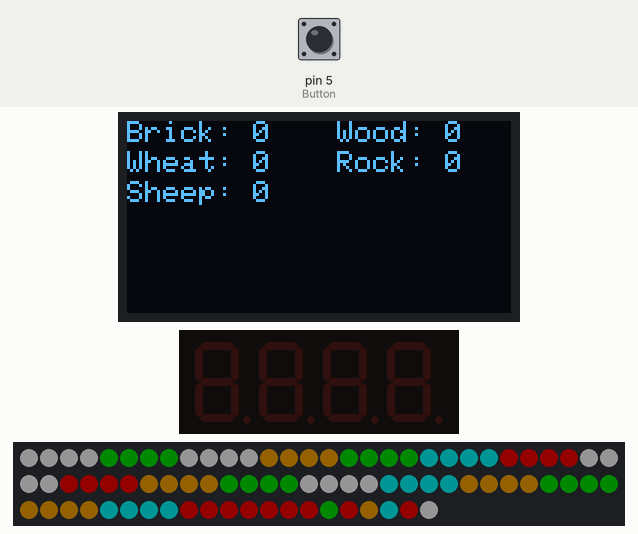
The sketch below on a simulated Arduino Uno, built with avr-gcc and run on an emulated ATmega328P. Shown: 128×64 one-colour display, 4-digit seven-segment display, 81 RGB LEDs in strip order, left to right, continuing on the next row. The inputs (shaded band) are chosen by the test bench; at power-on: pin 5 (Button) LOW. Dim RGB values are drawn brighter than linear; random numbers use the default seed unless the sketch sets one.

Above: at 2.1 s.
2.2 s: pin 5 (Button) pulled HIGH for 0.15 s
At 3.8 s:
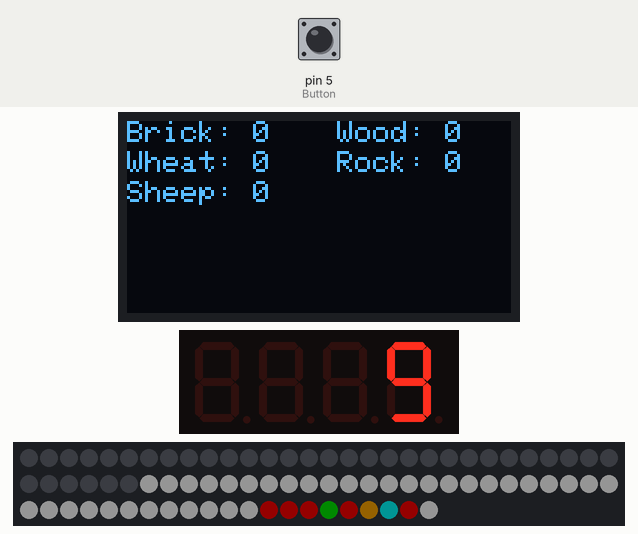
At 4.9 s:
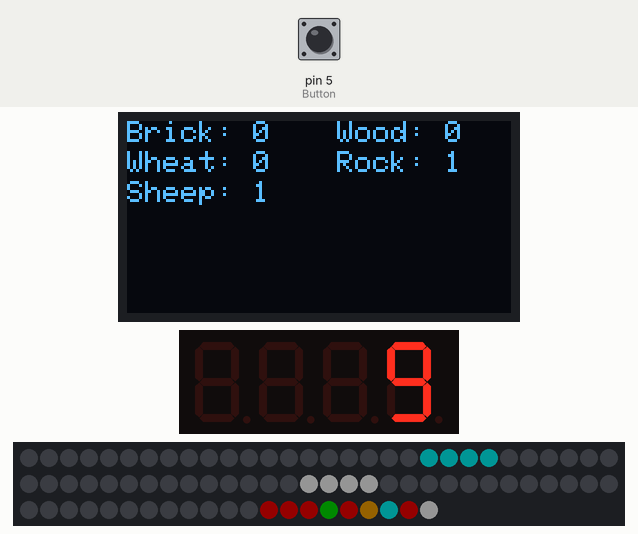
8.9 s: pin 5 (Button) pulled HIGH for 3.2 s
At 18.4 s:
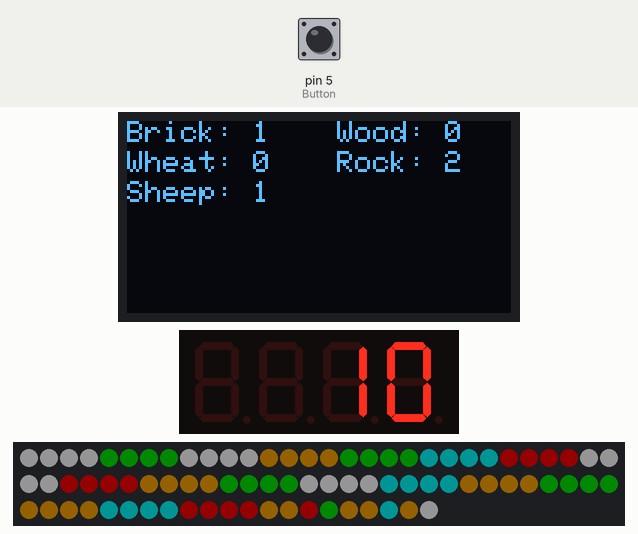
Timing chart, 0 to 19.6 s (numbered marks = the images above; inputs shaded):
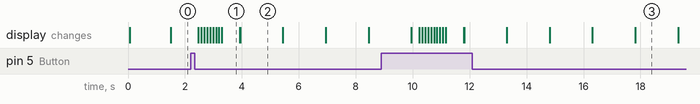

Measured:
- what the display in image 1 shows lasts 0.6 s, from 3.3 s to 3.9 s

The sketch:

Catan_final.ino
```cpp
#include <FastLED.h>
#include <TM1637.h>
#include <MsTimer2.h>
#include <SPI.h>
#include <Wire.h>
#include <Adafruit_GFX.h>
#include <Adafruit_SSD1306.h>

#define NUM_LEDS  81
#define spotSize  4
#define LED_PIN   4
#define Button  5
int brightness = 20;
const int range = 18;
boolean clicked = false;
int tracker = 0;
unsigned long now = millis();
int CLK = 2;
int DIO = 3;
TM1637 tm(CLK,DIO);
Adafruit_SSD1306 display(-1);
int brick = 0;
int wheat = 0;
int wood = 0;
int rock = 0;
int sheep = 0;


// Brick::Red, Boulder::Cyan, Logs::Green, Hay::Orange, Sheep::white, Desert::Black
uint32_t resource[range] = {CRGB::Red,CRGB::Red,CRGB::Red,CRGB::Cyan,CRGB::Cyan,CRGB::Cyan,
CRGB::Green,CRGB::Green,CRGB::Green,CRGB::Green,CRGB::Orange,CRGB::Orange,CRGB::Orange,CRGB::Orange,
CRGB::White,CRGB::White,CRGB::White,CRGB::White};
CRGB all[5] = {CRGB::Red,CRGB::Green,CRGB::Orange,CRGB::Cyan,CRGB::White};
//int temp[range] = {5,2,6,3,8,10,9,12,11,4,8,10,9,4,5,6,3,11};
int values[range] = {11,3,6,5,4,9,10,8,4,11,12,9,10,8,3,6,2,5};
int spotValues[range];
CRGB leds[NUM_LEDS];
CRGB currentColors[range];

void setSpot (int spot, CRGB color, boolean save){
    int currentLED = (spot - 1)*spotSize;
    int lastLED = currentLED + spotSize;
    for (currentLED; currentLED < lastLED; currentLED++) {
      leds[currentLED] = color;
    }
    if (save){
      currentColors[spot-1] = color;
    }
}

boolean arrayIncludeElement(int randArray[], int input, int range) {
  for (int i = 0; i < range; i++) {
    if (randArray[i] == input) {
      return true;
    }
  }
  return false;
}

void rollDice() {
  // Roll dice
  // randomSeed(analogRead(0));
  int roll = random(1,7) + random(1,7);
  tm.init(); // clear
  if (roll < 10){
    tm.display(3,roll);
  } else{
    tm.display(2,1);
    tm.display(3,roll-10);
  }
  // show dice value
  for (int i = 0; i < range; i++) {
    setSpot(i+1, CRGB::Black, false);
  }
  FastLED.show();
  for (int i = range-1; i >= (range-roll); i--) {
    setSpot(i+1, CRGB::White, false);
    FastLED.show();
    delay(100);
  }
  delay(500);
  // show only spots with that roll
  int locations[range];
  int count = 0;
  if (roll == 7){
    for (int a = 0; a < 3; a++) {
      for (int i = 0; i < range; i++) {
        setSpot(i+1, CRGB::Red, false);
      }
      FastLED.show();
      delay(500);
      if (a < 2){
        for (int i = 0; i < range; i++) {
          setSpot(i+1, CRGB::Black, false);
        }
        FastLED.show();
        delay(500);
      }
    }
  } else{
    for (int i = 0; i < range; i++) {
      if (values[i] == roll){
        setSpot(i+1, currentColors[i], false);
        if (currentColors[i] == all[0]){
          brick++;
        }
        if (currentColors[i] == all[1]){
          wood++;
        }
        if (currentColors[i] == all[2]){
          wheat++;
        }
        if (currentColors[i] == all[3]){
          rock++;
        }
        if (currentColors[i] == all[4]){
          sheep++;
        }
      }
      else{
        setSpot(i+1, CRGB::Black, false);
      }
    }
    updateDisplay(brick, wheat, wood, rock, sheep);
    FastLED.show();
    //delay(5000);
    for (int i = 0; i < 4; i++){
      leds[72] = all[i];
      leds[73] = all[i];
      leds[76] = all[i];
      leds[79] = all[i];
      FastLED.show();
      delay(1500);
    }
  }
  // updateDisplay(brick, wheat, wood, rock, sheep);
  // reset board
  for (int i = 0; i < range; i++) {
    setSpot(i+1, currentColors[i], true);
  }
  FastLED.show();
}

void updateDisplay(int brick, int wheat, int wood, int rock, int sheep){
  display.clearDisplay();
  display.setCursor(0, 0);
  display.println("Brick: " + String(brick));
  display.setCursor(0, 10);
  display.println("Wheat: " + String(wheat));
  display.setCursor(0, 20);
  display.println("Sheep: " + String(sheep));
  display.setCursor(70, 0);
  display.println("Wood: " + String(wood));
  display.setCursor(70, 10);
  display.println("Rock: " + String(rock));
  display.display();
}


void setup() {
   // set up display
  display.begin(SSD1306_SWITCHCAPVCC, 0x3C);
  display.clearDisplay();
  display.setTextSize(1);
  display.setTextColor(WHITE);
  display.setCursor(0, 0);
  updateDisplay(brick, wheat, wood, rock, sheep);
  // put your setup code here, to run once:
  tm.init();
  // set brightness; 0-7
  tm.set(1);
  pinMode(Button, INPUT);
  FastLED.addLeds<WS2812B, LED_PIN, GRB>(leds, NUM_LEDS);
  FastLED.setBrightness(brightness);
  leds[74] = CRGB::Red;
  leds[75] = CRGB::Green;
  leds[77] = CRGB::Orange;
  leds[78] = CRGB::Cyan;
  leds[80] = CRGB::White;

  // set up random board
  randomSeed(analogRead(0));
  int first = random(range);
  int randArray[range] = {first};
  int num = 1;
  while(num < range){
    int input = random(range);
    if (!arrayIncludeElement(randArray, input, num)){
      randArray[num] = input;

      num++;
    }
  }
  for (int i = 0; i < range; i++) {
    setSpot(i + 1, resource[randArray[i]], true);
  }
}

void loop() {
  if (tracker >= 5){
     tracker = 0;
  }
  if(millis() >= (now + 1500)){
    leds[72] = all[tracker];
    leds[73] = all[tracker];
    leds[76] = all[tracker];
    leds[79] = all[tracker];
    FastLED.show();
    tracker++;
    Serial.println(tracker);
    now = millis();
  }

  int ButtonState = digitalRead(Button);

  if (ButtonState == HIGH){ // clicked
    clicked = true;
  }

  if (clicked == true){
    delay(250);
    rollDice();
    clicked = false;
  }

}
```
